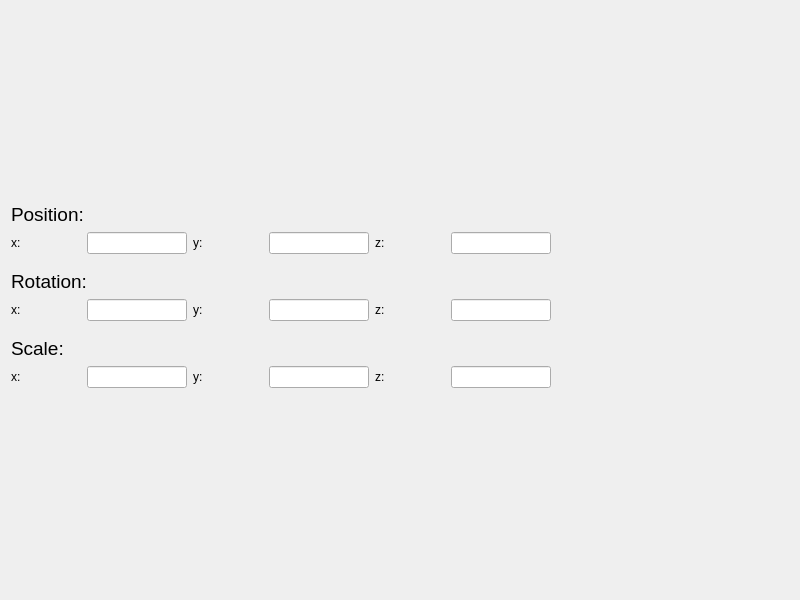
<?xml version="1.0" encoding="UTF-8"?>
<ui version="4.0">
 <class>NodeControl</class>
 <widget class="QWidget" name="NodeControl">
  <property name="geometry">
   <rect>
    <x>0</x>
    <y>0</y>
    <width>800</width>
    <height>600</height>
   </rect>
  </property>
  <property name="windowTitle">
   <string>NodeControl</string>
  </property>
  <layout class="QVBoxLayout" name="layout">
   <item>
    <spacer name="verticalSpacer">
     <property name="orientation">
      <enum>Qt::Vertical</enum>
     </property>
     <property name="sizeHint" stdset="0">
      <size>
       <width>20</width>
       <height>40</height>
      </size>
     </property>
    </spacer>
   </item>
   <item>
    <widget class="QLabel" name="positionText">
     <property name="font">
      <font>
       <pointsize>14</pointsize>
      </font>
     </property>
     <property name="text">
      <string>Position:</string>
     </property>
    </widget>
   </item>
   <item>
    <layout class="QHBoxLayout" name="positionControl">
     <property name="bottomMargin">
      <number>10</number>
     </property>
     <item>
      <widget class="QLabel" name="xText">
       <property name="minimumSize">
        <size>
         <width>70</width>
         <height>0</height>
        </size>
       </property>
       <property name="maximumSize">
        <size>
         <width>70</width>
         <height>16777215</height>
        </size>
       </property>
       <property name="text">
        <string>x:</string>
       </property>
       <property name="alignment">
        <set>Qt::AlignLeading|Qt::AlignLeft|Qt::AlignVCenter</set>
       </property>
      </widget>
     </item>
     <item>
      <widget class="QLineEdit" name="x">
       <property name="minimumSize">
        <size>
         <width>100</width>
         <height>0</height>
        </size>
       </property>
       <property name="maximumSize">
        <size>
         <width>100</width>
         <height>16777215</height>
        </size>
       </property>
      </widget>
     </item>
     <item>
      <widget class="QLabel" name="yText">
       <property name="minimumSize">
        <size>
         <width>70</width>
         <height>0</height>
        </size>
       </property>
       <property name="maximumSize">
        <size>
         <width>70</width>
         <height>16777215</height>
        </size>
       </property>
       <property name="text">
        <string>y:</string>
       </property>
       <property name="alignment">
        <set>Qt::AlignLeading|Qt::AlignLeft|Qt::AlignVCenter</set>
       </property>
      </widget>
     </item>
     <item>
      <widget class="QLineEdit" name="y">
       <property name="minimumSize">
        <size>
         <width>100</width>
         <height>0</height>
        </size>
       </property>
       <property name="maximumSize">
        <size>
         <width>100</width>
         <height>16777215</height>
        </size>
       </property>
      </widget>
     </item>
     <item>
      <widget class="QLabel" name="zText">
       <property name="minimumSize">
        <size>
         <width>70</width>
         <height>0</height>
        </size>
       </property>
       <property name="maximumSize">
        <size>
         <width>70</width>
         <height>16777215</height>
        </size>
       </property>
       <property name="text">
        <string>z:</string>
       </property>
       <property name="alignment">
        <set>Qt::AlignLeading|Qt::AlignLeft|Qt::AlignVCenter</set>
       </property>
      </widget>
     </item>
     <item>
      <widget class="QLineEdit" name="z">
       <property name="minimumSize">
        <size>
         <width>100</width>
         <height>0</height>
        </size>
       </property>
       <property name="maximumSize">
        <size>
         <width>100</width>
         <height>16777215</height>
        </size>
       </property>
      </widget>
     </item>
     <item>
      <spacer name="spacer_1">
       <property name="orientation">
        <enum>Qt::Horizontal</enum>
       </property>
       <property name="sizeHint" stdset="0">
        <size>
         <width>40</width>
         <height>20</height>
        </size>
       </property>
      </spacer>
     </item>
    </layout>
   </item>
   <item>
    <widget class="QLabel" name="rotationText">
     <property name="font">
      <font>
       <pointsize>14</pointsize>
      </font>
     </property>
     <property name="text">
      <string>Rotation:</string>
     </property>
    </widget>
   </item>
   <item>
    <layout class="QHBoxLayout" name="rotationControl">
     <property name="bottomMargin">
      <number>10</number>
     </property>
     <item>
      <widget class="QLabel" name="xTextRotation">
       <property name="minimumSize">
        <size>
         <width>70</width>
         <height>0</height>
        </size>
       </property>
       <property name="maximumSize">
        <size>
         <width>70</width>
         <height>16777215</height>
        </size>
       </property>
       <property name="text">
        <string>x:</string>
       </property>
       <property name="alignment">
        <set>Qt::AlignLeading|Qt::AlignLeft|Qt::AlignVCenter</set>
       </property>
      </widget>
     </item>
     <item>
      <widget class="QLineEdit" name="xRotation">
       <property name="minimumSize">
        <size>
         <width>100</width>
         <height>0</height>
        </size>
       </property>
       <property name="maximumSize">
        <size>
         <width>100</width>
         <height>16777215</height>
        </size>
       </property>
      </widget>
     </item>
     <item>
      <widget class="QLabel" name="yTextRotation">
       <property name="minimumSize">
        <size>
         <width>70</width>
         <height>0</height>
        </size>
       </property>
       <property name="maximumSize">
        <size>
         <width>70</width>
         <height>16777215</height>
        </size>
       </property>
       <property name="text">
        <string>y:</string>
       </property>
       <property name="alignment">
        <set>Qt::AlignLeading|Qt::AlignLeft|Qt::AlignVCenter</set>
       </property>
      </widget>
     </item>
     <item>
      <widget class="QLineEdit" name="yRotation">
       <property name="minimumSize">
        <size>
         <width>100</width>
         <height>0</height>
        </size>
       </property>
       <property name="maximumSize">
        <size>
         <width>100</width>
         <height>16777215</height>
        </size>
       </property>
      </widget>
     </item>
     <item>
      <widget class="QLabel" name="zTextRotation">
       <property name="minimumSize">
        <size>
         <width>70</width>
         <height>0</height>
        </size>
       </property>
       <property name="maximumSize">
        <size>
         <width>70</width>
         <height>16777215</height>
        </size>
       </property>
       <property name="text">
        <string>z:</string>
       </property>
       <property name="alignment">
        <set>Qt::AlignLeading|Qt::AlignLeft|Qt::AlignVCenter</set>
       </property>
      </widget>
     </item>
     <item>
      <widget class="QLineEdit" name="zRotation">
       <property name="minimumSize">
        <size>
         <width>100</width>
         <height>0</height>
        </size>
       </property>
       <property name="maximumSize">
        <size>
         <width>100</width>
         <height>16777215</height>
        </size>
       </property>
      </widget>
     </item>
     <item>
      <spacer name="spacer_4">
       <property name="orientation">
        <enum>Qt::Horizontal</enum>
       </property>
       <property name="sizeHint" stdset="0">
        <size>
         <width>40</width>
         <height>20</height>
        </size>
       </property>
      </spacer>
     </item>
    </layout>
   </item>
   <item>
    <widget class="QLabel" name="scaleText">
     <property name="font">
      <font>
       <pointsize>14</pointsize>
      </font>
     </property>
     <property name="text">
      <string>Scale:</string>
     </property>
    </widget>
   </item>
   <item>
    <layout class="QHBoxLayout" name="positionControl">
     <property name="bottomMargin">
      <number>10</number>
     </property>
     <item>
      <widget class="QLabel" name="xTextScale">
       <property name="minimumSize">
        <size>
         <width>70</width>
         <height>0</height>
        </size>
       </property>
       <property name="maximumSize">
        <size>
         <width>70</width>
         <height>16777215</height>
        </size>
       </property>
       <property name="text">
        <string>x:</string>
       </property>
       <property name="alignment">
        <set>Qt::AlignLeading|Qt::AlignLeft|Qt::AlignVCenter</set>
       </property>
      </widget>
     </item>
     <item>
      <widget class="QLineEdit" name="xScale">
       <property name="minimumSize">
        <size>
         <width>100</width>
         <height>0</height>
        </size>
       </property>
       <property name="maximumSize">
        <size>
         <width>100</width>
         <height>16777215</height>
        </size>
       </property>
      </widget>
     </item>
     <item>
      <widget class="QLabel" name="yTextScale">
       <property name="minimumSize">
        <size>
         <width>70</width>
         <height>0</height>
        </size>
       </property>
       <property name="maximumSize">
        <size>
         <width>70</width>
         <height>16777215</height>
        </size>
       </property>
       <property name="text">
        <string>y:</string>
       </property>
       <property name="alignment">
        <set>Qt::AlignLeading|Qt::AlignLeft|Qt::AlignVCenter</set>
       </property>
      </widget>
     </item>
     <item>
      <widget class="QLineEdit" name="yScale">
       <property name="minimumSize">
        <size>
         <width>100</width>
         <height>0</height>
        </size>
       </property>
       <property name="maximumSize">
        <size>
         <width>100</width>
         <height>16777215</height>
        </size>
       </property>
      </widget>
     </item>
     <item>
      <widget class="QLabel" name="zTextScale">
       <property name="minimumSize">
        <size>
         <width>70</width>
         <height>0</height>
        </size>
       </property>
       <property name="maximumSize">
        <size>
         <width>70</width>
         <height>16777215</height>
        </size>
       </property>
       <property name="text">
        <string>z:</string>
       </property>
       <property name="alignment">
        <set>Qt::AlignLeading|Qt::AlignLeft|Qt::AlignVCenter</set>
       </property>
      </widget>
     </item>
     <item>
      <widget class="QLineEdit" name="zScale">
       <property name="minimumSize">
        <size>
         <width>100</width>
         <height>0</height>
        </size>
       </property>
       <property name="maximumSize">
        <size>
         <width>100</width>
         <height>16777215</height>
        </size>
       </property>
      </widget>
     </item>
     <item>
      <spacer name="spacer_3">
       <property name="orientation">
        <enum>Qt::Horizontal</enum>
       </property>
       <property name="sizeHint" stdset="0">
        <size>
         <width>40</width>
         <height>20</height>
        </size>
       </property>
      </spacer>
     </item>
    </layout>
   </item>
   <item>
    <spacer name="verticalSpacer_2">
     <property name="orientation">
      <enum>Qt::Vertical</enum>
     </property>
     <property name="sizeHint" stdset="0">
      <size>
       <width>20</width>
       <height>40</height>
      </size>
     </property>
    </spacer>
   </item>
  </layout>
 </widget>
 <resources/>
 <connections/>
</ui>
